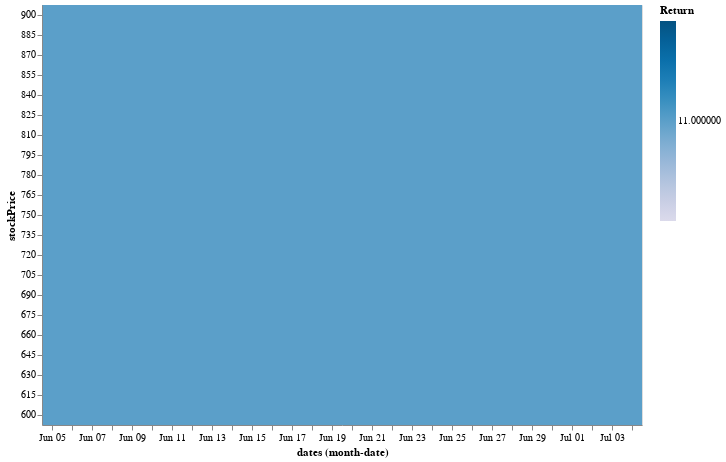

Notebook source saved alongside this figure:
### Code cell
# Greeks Table Vis

import random

# https://altair-viz.github.io/gallery/binned_heatmap.html
days = 7

n = 2

options = df.sample(n)

options['Num'] = options.apply(lambda df:[-1,1][random.randrange(2)],axis=1)

# secondsToExpiration = (option.expirationDate / 1000 - int(date.strftime('%s')))
lastprice = 750

priceRange = linear_price_range(lastprice,stepNum=20,percent=0.2)



def PnL_Table_Vis(options,lastprice,days=30):
    """
    Visualize PnL in {days} days
    options: dateframe
    days: positive integer
    lastprice: priceRange center
    """
    priceRange = linear_price_range(lastprice,stepNum=20,percent=0.2)
    dateRange = [1000*int((dt.date.today()+dt.timedelta(days=i)).strftime('%s')) for i in range(days)]
    

    optionss = option_stockprice_dates_DF(priceRange,dateRange,options)


    def calculatePnL(optionss):
        optionss['ExpectedPrice'] = optionss.apply(lambda df: optionprice(df.putCall,df.stockPrice,df.strikePrice,daysLeft(df.expirationDate,dt.datetime.fromtimestamp(df.dates/1000)),df.volatility),axis=1)
        optionss['Return'] = optionss.apply(lambda df: 100 * (df.ExpectedPrice - df.mark)*df.Num,axis=1)

    calculatePnL(optionss)

    PnL_DF = optionss[['stockPrice','dates','Return']].groupby(['stockPrice','dates']).sum().reset_index()


    # https://altair-viz.github.io/user_guide/times_and_dates.html 
    # https://altair-viz.github.io/user_guide/transform/timeunit.html#user-guide-timeunit-transform


    res = alt.Chart(PnL_DF).mark_rect().encode(
        alt.X('monthdate(dates):O'),
        alt.Y('stockPrice:O',scale=alt.Scale(zero=False),sort='descending'),
        alt.Color('Return:Q', scale=alt.Scale(scheme='purpleblue')),
        tooltip=['dates:T','stockPrice','dates','Return']
    )
    return res
# alt.Chart(df_greeksTable).mark_point
# ().encode(
#     alt.X('dates:T',axis=alt.Axis(format='%m/%d',labelAngle=-45,title='date')),
#     alt.Y('stockPrice:N'))


print(options)
PnL_Table_Vis(options,lastprice,days=30)

### Figure 1 — Vega-Lite specification as saved in the notebook (floating-point values rounded to 4 significant figures; data arrays with more than 128 entries replaced by an {"elided": "..."} marker saying what was removed)
{"config": {"view": {"continuousWidth": 400, "continuousHeight": 300}}, "data": {"name": "data-52bd156bbdc9bba597f82eb9f5ff1445"}, "mark": "rect", "encoding": {"color": {"field": "Return", "scale": {"scheme": "purpleblue"}, "type": "quantitative"}, "tooltip": [{"field": "dates", "type": "temporal"}, {"field": "stockPrice", "type": "quantitative"}, {"field": "dates", "type": "quantitative"}, {"field": "Return", "type": "quantitative"}], "x": {"field": "dates", "timeUnit": "monthdate", "type": "ordinal"}, "y": {"field": "stockPrice", "scale": {"zero": false}, "sort": "descending", "type": "ordinal"}}, "$schema": "https://vega.github.io/schema/vega-lite/v4.17.0.json", "datasets": {"data-52bd156bbdc9bba597f82eb9f5ff1445": {"elided": "630 records"}}}
